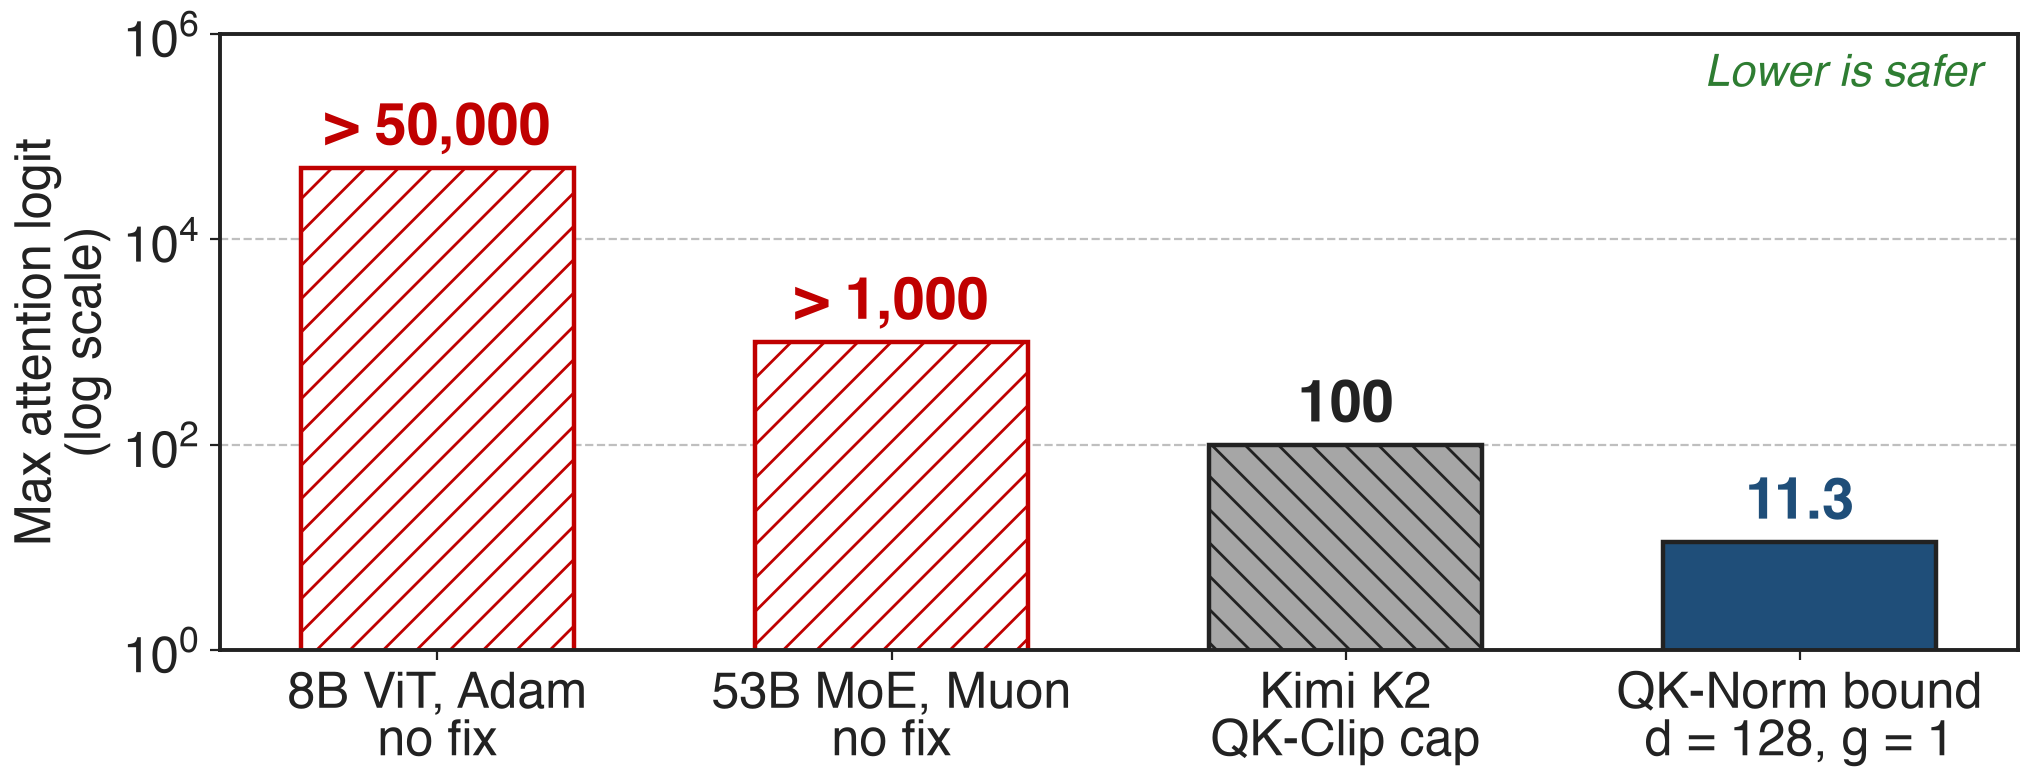

The Python source for this figure:
"""Max attention logit: measured explosions vs QK-Clip's cap vs QK-Norm's analytic bound (log scale).

Sources: 8B ViT without QK normalization, logits > 50,000 (Dehghani et al., arXiv 2302.05442, App. B p.23);
53B-total MoE with vanilla Muon, max logit > 1,000 (Kimi K2, arXiv 2507.20534, Sec. 2.1, Fig. 2 left);
Kimi K2 with QK-Clip, cap tau = 100 (same, Fig. 2 right);
QK-Norm analytic bound sqrt(d) * g_q * g_k = sqrt(128) = 11.3 at unit gains (derivation in notes/sources.md).
The first two bars are lower bounds of measured values from different models; the last two are caps/bounds.
"""
import sys, pathlib, math
sys.path.insert(0, str(pathlib.Path(__file__).resolve().parents[3] / "scripts"))
import slidechart as sc
import matplotlib.pyplot as plt

names = ["8B ViT, Adam\nno fix", "53B MoE, Muon\nno fix", "Kimi K2\nQK-Clip cap", "QK-Norm bound\nd = 128, g = 1"]
vals = [50000, 1000, 100, math.sqrt(128)]
labels = ["> 50,000", "> 1,000", "100", "11.3"]
colors = [sc.PROBLEM, sc.PROBLEM, sc.GRAYS[1], sc.ACCENT]
hatches = ["//", "//", "\\\\", None]

sc.setup()
fig, ax = plt.subplots(figsize=(11.6, 4.0))
for x, (v, c, h, t) in enumerate(zip(vals, colors, hatches, labels)):
    ax.bar(x, v, 0.6, color="white" if h == "//" else c, edgecolor=c if h == "//" else sc.INK,
           linewidth=1.6, hatch=h)
    ax.text(x, v * 1.35, t, ha="center", va="bottom", fontsize=21, fontweight="bold",
            color=c if c != sc.GRAYS[1] else sc.INK)
ax.set_yscale("log")
ax.set_ylim(1, 1e6)
ax.set_xticks(range(4))
ax.set_xticklabels(names)
ax.set_ylabel("Max attention logit\n(log scale)")
sc.better(ax, "Lower is safer", where="upper right")
sc.save(fig, __file__)
